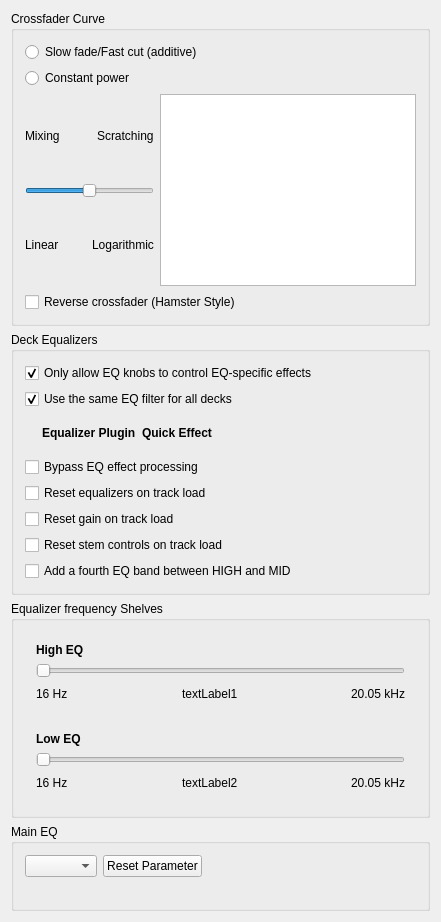
<?xml version="1.0" encoding="UTF-8"?>
<ui version="4.0">
 <class>DlgPrefMixerDlg</class>
 <widget class="QWidget" name="DlgPrefMixerDlg">
  <property name="geometry">
   <rect>
    <x>0</x>
    <y>0</y>
    <width>441</width>
    <height>908</height>
   </rect>
  </property>
  <property name="sizePolicy">
   <sizepolicy hsizetype="Expanding" vsizetype="Preferred">
    <horstretch>0</horstretch>
    <verstretch>0</verstretch>
   </sizepolicy>
  </property>
  <property name="windowTitle">
   <string>Crossfader Preferences</string>
  </property>
  <layout class="QVBoxLayout" name="verticalLayout_2">

   <item>
    <widget class="QGroupBox" name="groupBox_xfader">
     <property name="title">
      <string>Crossfader Curve</string>
     </property>
     <layout class="QVBoxLayout" name="verticalLayout">
      <item>
       <widget class="QRadioButton" name="radioButtonAdditive">
        <property name="sizePolicy">
         <sizepolicy hsizetype="Minimum" vsizetype="Fixed">
          <horstretch>0</horstretch>
          <verstretch>0</verstretch>
         </sizepolicy>
        </property>
        <property name="text">
         <string>Slow fade/Fast cut (additive)</string>
        </property>
        <attribute name="buttonGroup">
         <string notr="true">buttonGroupCrossfaderModes</string>
        </attribute>
       </widget>
      </item>
      <item>
       <widget class="QRadioButton" name="radioButtonConstantPower">
        <property name="text">
         <string>Constant power</string>
        </property>
        <attribute name="buttonGroup">
         <string notr="true">buttonGroupCrossfaderModes</string>
        </attribute>
       </widget>
      </item>
      <item>
       <layout class="QHBoxLayout">
        <item>
         <layout class="QVBoxLayout">
          <item>
           <layout class="QHBoxLayout">
            <item>
             <widget class="QLabel" name="label_xf_mixing">
              <property name="text">
               <string>Mixing</string>
              </property>
             </widget>
            </item>
            <item>
             <spacer>
              <property name="orientation">
               <enum>Qt::Horizontal</enum>
              </property>
              <property name="sizeHint" stdset="0">
               <size>
                <width>40</width>
                <height>20</height>
               </size>
              </property>
             </spacer>
            </item>
            <item>
             <widget class="QLabel" name="label_xf_scratching">
              <property name="text">
               <string>Scratching</string>
              </property>
             </widget>
            </item>
           </layout>
          </item>
          <item>
           <widget class="QSlider" name="SliderXFader">
            <property name="minimum">
             <number>0</number>
            </property>
            <property name="maximum">
             <number>100000</number>
            </property>
            <property name="singleStep">
             <number>1000</number>
            </property>
            <property name="pageStep">
             <number>1000</number>
            </property>
            <property name="value">
             <number>50000</number>
            </property>
            <property name="orientation">
             <enum>Qt::Horizontal</enum>
            </property>
           </widget>
          </item>
          <item>
           <layout class="QHBoxLayout">
            <item>
             <widget class="QLabel" name="label_linear">
              <property name="text">
               <string>Linear</string>
              </property>
              <property name="wordWrap">
               <bool>false</bool>
              </property>
             </widget>
            </item>
            <item>
             <spacer>
              <property name="orientation">
               <enum>Qt::Horizontal</enum>
              </property>
              <property name="sizeHint" stdset="0">
               <size>
                <width>40</width>
                <height>20</height>
               </size>
              </property>
             </spacer>
            </item>
            <item>
             <widget class="QLabel" name="label_logarithmic">
              <property name="text">
               <string>Logarithmic</string>
              </property>
              <property name="wordWrap">
               <bool>false</bool>
              </property>
             </widget>
            </item>
           </layout>
          </item>
         </layout>
        </item>
        <item>
         <widget class="QGraphicsView" name="graphicsViewXfader">
          <property name="sizePolicy">
           <sizepolicy hsizetype="Fixed" vsizetype="Fixed">
            <horstretch>0</horstretch>
            <verstretch>0</verstretch>
           </sizepolicy>
          </property>
          <property name="verticalScrollBarPolicy">
           <enum>Qt::ScrollBarAlwaysOff</enum>
          </property>
          <property name="horizontalScrollBarPolicy">
           <enum>Qt::ScrollBarAlwaysOff</enum>
          </property>
          <property name="fixedSize">
           <size>
            <width>123</width>
            <height>83</height>
           </size>
          </property>
         </widget>
        </item>
       </layout>
      </item>
      <item>
       <widget class="QCheckBox" name="checkBoxReverse">
        <property name="sizePolicy">
         <sizepolicy hsizetype="Minimum" vsizetype="Fixed">
          <horstretch>0</horstretch>
          <verstretch>0</verstretch>
         </sizepolicy>
        </property>
        <property name="text">
         <string>Reverse crossfader (Hamster Style)</string>
        </property>
       </widget>
      </item>
     </layout>
    </widget>
   </item>

   <item>
    <widget class="QGroupBox" name="DeckEqualizerOptions">
     <property name="title">
      <string>Deck Equalizers</string>
     </property>
     <layout class="QVBoxLayout" name="DeckEqualizerCheckboxes" stretch="0,0,0,0,0,0,0,0">
      <item>
       <widget class="QCheckBox" name="CheckBoxEqOnly">
        <property name="toolTip">
         <string>Uncheck to allow any effect to be loaded into the EQ knobs.</string>
        </property>
        <property name="text">
         <string>Only allow EQ knobs to control EQ-specific effects</string>
        </property>
        <property name="checked">
         <bool>true</bool>
        </property>
       </widget>
      </item>
      <item>
       <widget class="QCheckBox" name="CheckBoxSingleEqEffect">
        <property name="toolTip">
         <string>Uncheck to allow different decks to use different EQ effects.</string>
        </property>
        <property name="text">
         <string>Use the same EQ filter for all decks</string>
        </property>
        <property name="checked">
         <bool>true</bool>
        </property>
       </widget>
      </item>
      <item>
       <widget class="QWidget" name="GridWidgetDecks" native="true">
        <layout class="QGridLayout" name="gridLayout_3">
         <item row="0" column="0">
          <widget class="QWidget" name="widget" native="true"/>
         </item>
         <item row="0" column="1">
          <widget class="QLabel" name="label_eq_plugin">
           <property name="font">
            <font>
             <weight>75</weight>
             <bold>true</bold>
            </font>
           </property>
           <property name="text">
            <string>Equalizer Plugin</string>
           </property>
           <property name="leftMargin">
            <number>3</number>
           </property>
          </widget>
         </item>
         <item row="0" column="2">
          <widget class="QLabel" name="label_quickeffect">
           <property name="font">
            <font>
             <weight>75</weight>
             <bold>true</bold>
            </font>
           </property>
           <property name="text">
            <string>Quick Effect</string>
           </property>
           <property name="leftMargin" stdset="0">
            <number>3</number>
           </property>
          </widget>
         </item>
         <item row="0" column="3">
          <spacer name="horizontalSpacer">
           <property name="orientation">
            <enum>Qt::Horizontal</enum>
           </property>
           <property name="sizeHint" stdset="0">
            <size>
             <width>40</width>
             <height>5</height>
            </size>
           </property>
          </spacer>
         </item>
        </layout>
       </widget>
      </item>

      <item>
       <widget class="QCheckBox" name="CheckBoxBypass">
        <property name="toolTip">
         <string>When checked, EQs are not processed, improving performance on slower computers.</string>
        </property>
        <property name="text">
         <string>Bypass EQ effect processing</string>
        </property>
       </widget>
      </item>

      <item>
       <widget class="QCheckBox" name="CheckBoxEqAutoReset">
        <property name="toolTip">
         <string>Resets the equalizers to their default values when loading a track.</string>
        </property>
        <property name="text">
         <string>Reset equalizers on track load</string>
        </property>
       </widget>
      </item>

      <item>
       <widget class="QCheckBox" name="CheckBoxGainAutoReset">
        <property name="toolTip">
         <string>Resets the deck gain to unity when loading a track.</string>
        </property>
        <property name="text">
         <string>Reset gain on track load</string>
        </property>
       </widget>
      </item>

      <item>
       <widget class="QCheckBox" name="CheckBoxStemAutoReset">
        <property name="text">
         <string>Reset stem controls on track load</string>
        </property>
       </widget>
      </item>

      <item>
       <widget class="QCheckBox" name="checkBoxParamixFourBandEq">
        <property name="toolTip">
         <string>Adds a fourth EQ knob between HIGH and MID. Requires the BQ EQ/ISO equalizer.</string>
        </property>
        <property name="text">
         <string>Add a fourth EQ band between HIGH and MID</string>
        </property>
       </widget>
      </item>
     </layout>
    </widget>
   </item>

   <item>
    <widget class="QGroupBox" name="GroupEQSliders">
     <property name="title">
      <string>Equalizer frequency Shelves</string>
     </property>
     <layout class="QVBoxLayout" name="vBoxLayout_1">

      <item>
       <widget class="QWidget" name="GroupHiEQ" native="true">
        <layout class="QVBoxLayout" name="vBoxLayout_2">

         <item>
          <widget class="QLabel" name="label_highshelf">
           <property name="font">
            <font>
             <weight>75</weight>
             <bold>true</bold>
            </font>
           </property>
           <property name="text">
            <string>High EQ</string>
           </property>
           <property name="wordWrap">
            <bool>false</bool>
           </property>
          </widget>
         </item>

         <item>
          <widget class="QSlider" name="SliderHiEQ">
           <property name="minimum">
            <number>100</number>
           </property>
           <property name="maximum">
            <number>100000</number>
           </property>
           <property name="singleStep">
            <number>30</number>
           </property>
           <property name="pageStep">
            <number>300</number>
           </property>
           <property name="value">
            <number>100</number>
           </property>
           <property name="orientation">
            <enum>Qt::Horizontal</enum>
           </property>
          </widget>
         </item>

         <item>
          <layout class="QHBoxLayout" name="sliderHiEQ_labels">
           <item>
            <widget class="QLabel" name="label_16hz">
             <property name="text">
              <string>16 Hz</string>
             </property>
             <property name="wordWrap">
              <bool>false</bool>
             </property>
            </widget>
           </item>
           <item>
            <spacer>
             <property name="orientation">
              <enum>Qt::Horizontal</enum>
             </property>
             <property name="sizeHint" stdset="0">
              <size>
               <width>40</width>
               <height>20</height>
              </size>
             </property>
            </spacer>
           </item>
           <item>
            <widget class="QLabel" name="TextHiEQ">
             <property name="text">
              <string notr="true">textLabel1</string>
             </property>
             <property name="wordWrap">
              <bool>false</bool>
             </property>
             <property name="buddy">
              <cstring>SliderHiEQ</cstring>
             </property>
            </widget>
           </item>
           <item>
            <spacer>
             <property name="orientation">
              <enum>Qt::Horizontal</enum>
             </property>
             <property name="sizeHint" stdset="0">
              <size>
               <width>40</width>
               <height>20</height>
              </size>
             </property>
            </spacer>
           </item>
           <item>
            <widget class="QLabel" name="label_20khz">
             <property name="text">
              <string>20.05 kHz</string>
             </property>
             <property name="wordWrap">
              <bool>false</bool>
             </property>
            </widget>
           </item>
          </layout>
         </item>

        </layout>
       </widget>
      </item>

      <item>
       <widget class="QWidget" name="GroupLoEQ" native="true">
        <layout class="QVBoxLayout" name="vBoxLayout_3">

         <item>
          <widget class="QLabel" name="label_lowshelf">
           <property name="font">
            <font>
             <weight>75</weight>
             <bold>true</bold>
            </font>
           </property>
           <property name="text">
            <string>Low EQ</string>
           </property>
           <property name="wordWrap">
            <bool>false</bool>
           </property>
          </widget>
         </item>

         <item>
          <widget class="QSlider" name="SliderLoEQ">
           <property name="minimum">
            <number>100</number>
           </property>
           <property name="maximum">
            <number>100000</number>
           </property>
           <property name="singleStep">
            <number>30</number>
           </property>
           <property name="pageStep">
            <number>300</number>
           </property>
           <property name="value">
            <number>100</number>
           </property>
           <property name="orientation">
            <enum>Qt::Horizontal</enum>
           </property>
          </widget>
         </item>

         <item>
          <layout class="QHBoxLayout" name="sliderLoEQ_labels">
           <item>
            <widget class="QLabel" name="label_16hz_lo">
             <property name="text">
              <string>16 Hz</string>
             </property>
             <property name="wordWrap">
              <bool>false</bool>
             </property>
            </widget>
           </item>
           <item>
            <spacer>
             <property name="orientation">
              <enum>Qt::Horizontal</enum>
             </property>
             <property name="sizeHint" stdset="0">
              <size>
               <width>40</width>
               <height>20</height>
              </size>
             </property>
            </spacer>
           </item>
           <item>
            <widget class="QLabel" name="TextLoEQ">
             <property name="text">
              <string notr="true">textLabel2</string>
             </property>
             <property name="wordWrap">
              <bool>false</bool>
             </property>
             <property name="buddy">
              <cstring>SliderLoEQ</cstring>
             </property>
            </widget>
           </item>
           <item>
            <spacer>
             <property name="orientation">
              <enum>Qt::Horizontal</enum>
             </property>
             <property name="sizeHint" stdset="0">
              <size>
               <width>40</width>
               <height>20</height>
              </size>
             </property>
            </spacer>
           </item>
           <item>
            <widget class="QLabel" name="label_20khz_lo">
             <property name="text">
              <string>20.05 kHz</string>
             </property>
             <property name="wordWrap">
              <bool>false</bool>
             </property>
            </widget>
           </item>
          </layout>
         </item>

        </layout>
       </widget>
      </item>

     </layout>
    </widget>
   </item>

   <item>
    <widget class="QGroupBox" name="MainMainEQ">
     <property name="title">
      <string>Main EQ</string>
     </property>
     <layout class="QVBoxLayout" name="verticalLayout_3">

      <item>
       <layout class="QHBoxLayout" name="horizontalLayout_2">
        <item>
         <widget class="QComboBox" name="comboBoxMainEq"/>
        </item>
        <item>
         <widget class="QPushButton" name="pbResetMainEq">
          <property name="text">
           <string>Reset Parameter</string>
          </property>
         </widget>
        </item>
        <item>
         <spacer name="horizontalSpacer_2">
          <property name="orientation">
           <enum>Qt::Horizontal</enum>
          </property>
          <property name="sizeHint" stdset="0">
           <size>
            <width>40</width>
            <height>20</height>
           </size>
          </property>
         </spacer>
        </item>
       </layout>
      </item>
      <item>
       <layout class="QHBoxLayout" name="horizontalLayout">
        <item>
         <layout class="QGridLayout" name="slidersGridLayout"/>
        </item>
        <item>
         <spacer name="horizontalSpacer_3">
          <property name="orientation">
           <enum>Qt::Horizontal</enum>
          </property>
          <property name="sizeHint" stdset="0">
           <size>
            <width>40</width>
            <height>20</height>
           </size>
          </property>
         </spacer>
        </item>
       </layout>
      </item>
     </layout>
    </widget>
   </item>

   <item>
    <spacer>
     <property name="orientation">
      <enum>Qt::Vertical</enum>
     </property>
     <property name="sizeHint" stdset="0">
      <size>
       <width>20</width>
       <height>40</height>
      </size>
     </property>
    </spacer>
   </item>

  </layout>
 </widget>
 <layoutdefault spacing="6" margin="11"/>
 <tabstops>
  <tabstop>radioButtonAdditive</tabstop>
  <tabstop>radioButtonConstantPower</tabstop>
  <tabstop>SliderXFader</tabstop>
  <tabstop>checkBoxReverse</tabstop>
  <tabstop>CheckBoxEqOnly</tabstop>
  <tabstop>CheckBoxSingleEqEffect</tabstop>
  <tabstop>CheckBoxBypass</tabstop>
  <tabstop>CheckBoxEqAutoReset</tabstop>
  <tabstop>CheckBoxGainAutoReset</tabstop>
  <tabstop>checkBoxParamixFourBandEq</tabstop>
  <tabstop>SliderHiEQ</tabstop>
  <tabstop>SliderLoEQ</tabstop>
  <tabstop>comboBoxMainEq</tabstop>
  <tabstop>pbResetMainEq</tabstop>
 </tabstops>
 <resources/>
 <connections/>
 <buttongroups>
  <buttongroup name="buttonGroupCrossfaderModes"/>
 </buttongroups>
</ui>
